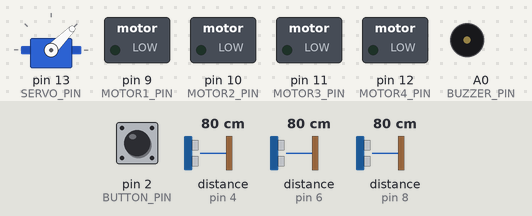
Bench run of a sketch on a simulated Arduino Uno, built with avr-gcc and run on an emulated ATmega328P. On the bench: servo, switched loads named in the sketch (green lamp = pin HIGH), buzzer (waves = sounding, pin HIGH). The test bench sets the inputs (shaded band); at power-on: pin 2 (BUTTON_PIN) HIGH, distance to the obstacle (sensors on pin 4, pin 6, pin 8) 80 cm. The echo pulse lasts 58.3 µs per cm.

Above: at 1.2 s.
1.3 s: pin 2 (BUTTON_PIN) pulled LOW for 0.15 s
At 1.91 s:
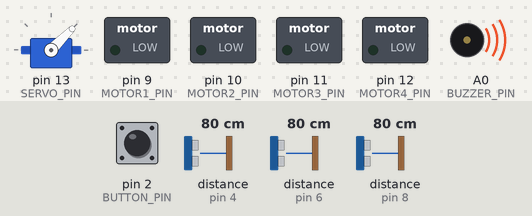
Timing chart, 0 to 10.4 s (numbered marks = the images above; inputs shaded):
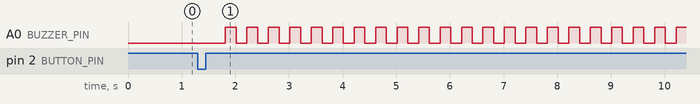

The sketch:

maincodeCar.ino
```cpp
#include <Servo.h>
#include <NewPing.h>

// Pin Definitions
#define BUTTON_PIN 2
#define FRONT_SENSOR_TRIGGER_PIN 3
#define FRONT_SENSOR_ECHO_PIN 4
#define LEFT_SENSOR_TRIGGER_PIN 5
#define LEFT_SENSOR_ECHO_PIN 6
#define RIGHT_SENSOR_TRIGGER_PIN 7
#define RIGHT_SENSOR_ECHO_PIN 8
#define MOTOR1_PIN 9
#define MOTOR2_PIN 10
#define MOTOR3_PIN 11
#define MOTOR4_PIN 12
#define SERVO_PIN 13
#define BUZZER_PIN A0

// Constants
#define SENSOR_THRESHOLD 20 // Distance in centimeters
#define TURN_DURATION 1000
#define BEEP_DURATION 200

// Variables
Servo servo;
bool isStarted = false;
NewPing frontSensor(FRONT_SENSOR_TRIGGER_PIN, FRONT_SENSOR_ECHO_PIN);
NewPing leftSensor(LEFT_SENSOR_TRIGGER_PIN, LEFT_SENSOR_ECHO_PIN);
NewPing rightSensor(RIGHT_SENSOR_TRIGGER_PIN, RIGHT_SENSOR_ECHO_PIN);

void setup()
{
    // Set the pin modes
    pinMode(BUTTON_PIN, INPUT_PULLUP);
    pinMode(MOTOR1_PIN, OUTPUT);
    pinMode(MOTOR2_PIN, OUTPUT);
    pinMode(MOTOR3_PIN, OUTPUT);
    pinMode(MOTOR4_PIN, OUTPUT);
    pinMode(BUZZER_PIN, OUTPUT);

    // Attach the servo to the appropriate pin
    servo.attach(SERVO_PIN);
}

void loop()
{
    // Check if the button is pressed to start the car
    if (digitalRead(BUTTON_PIN) == LOW)
    {
        isStarted = true;
        delay(500); // Button debounce delay
    }

    // Check if the car is started
    if (isStarted)
    {
        // Read sensor values
        int frontDistance = frontSensor.ping_cm();
        int leftDistance = leftSensor.ping_cm();
        int rightDistance = rightSensor.ping_cm();

        // Check the sensor conditions
        if (frontDistance < SENSOR_THRESHOLD && leftDistance < SENSOR_THRESHOLD && rightDistance < SENSOR_THRESHOLD)
        {
            // Stop the car and beep continuously
            stopCar();
            beepContinuously();
        }
        else if (frontDistance < SENSOR_THRESHOLD)
        {
            if (leftDistance < SENSOR_THRESHOLD && rightDistance >= SENSOR_THRESHOLD)
            {
                // Turn left
                turnLeft();
            }
            else if (leftDistance >= SENSOR_THRESHOLD && rightDistance < SENSOR_THRESHOLD)
            {
                // Turn right
                turnRight();
            }
            else if (leftDistance >= SENSOR_THRESHOLD && rightDistance >= SENSOR_THRESHOLD)
            {
                // Stop the car and beep continuously
                stopCar();
                beepContinuously();
            }
        }
        else if (leftDistance < SENSOR_THRESHOLD && rightDistance < SENSOR_THRESHOLD)
        {
            // Move forward
            moveForward();
        }
        else
        {
            // Stop the car and beep continuously
            stopCar();
            beepContinuously();
        }
    }
    else
    {
        // Stop the car if not started
        stopCar();
    }
}

void moveForward()
{
    digitalWrite(MOTOR1_PIN, HIGH);
    digitalWrite(MOTOR2_PIN, LOW);
    digitalWrite(MOTOR3_PIN, HIGH);
    digitalWrite(MOTOR4_PIN, LOW);
}

void turnLeft()
{
    digitalWrite(MOTOR1_PIN, LOW);
    digitalWrite(MOTOR2_PIN, LOW);
    digitalWrite(MOTOR3_PIN, HIGH);
    digitalWrite(MOTOR4_PIN, LOW);
    servo.write(90); // Turn the servo to the left
    delay(TURN_DURATION);
}

void turnRight()
{
    digitalWrite(MOTOR1_PIN, HIGH);
    digitalWrite(MOTOR2_PIN, LOW);
    digitalWrite(MOTOR3_PIN, LOW);
    digitalWrite(MOTOR4_PIN, LOW);
    servo.write(0); // Turn the servo to the right
    delay(TURN_DURATION);
}

void stopCar()
{
    digitalWrite(MOTOR1_PIN, LOW);
    digitalWrite(MOTOR2_PIN, LOW);
    digitalWrite(MOTOR3_PIN, LOW);
    digitalWrite(MOTOR4_PIN, LOW);
    servo.write(45); // Reset the servo to the center position
}

void beepContinuously()
{
    while (true)
    {
        digitalWrite(BUZZER_PIN, HIGH);
        delay(BEEP_DURATION);
        digitalWrite(BUZZER_PIN, LOW);
        delay(BEEP_DURATION);
    }
}
```

Measured:
- after the input at 1.3 s, A0 (BUZZER_PIN): alternates HIGH for 0.20 s and LOW for 0.20 s, starting after 0.52 s
